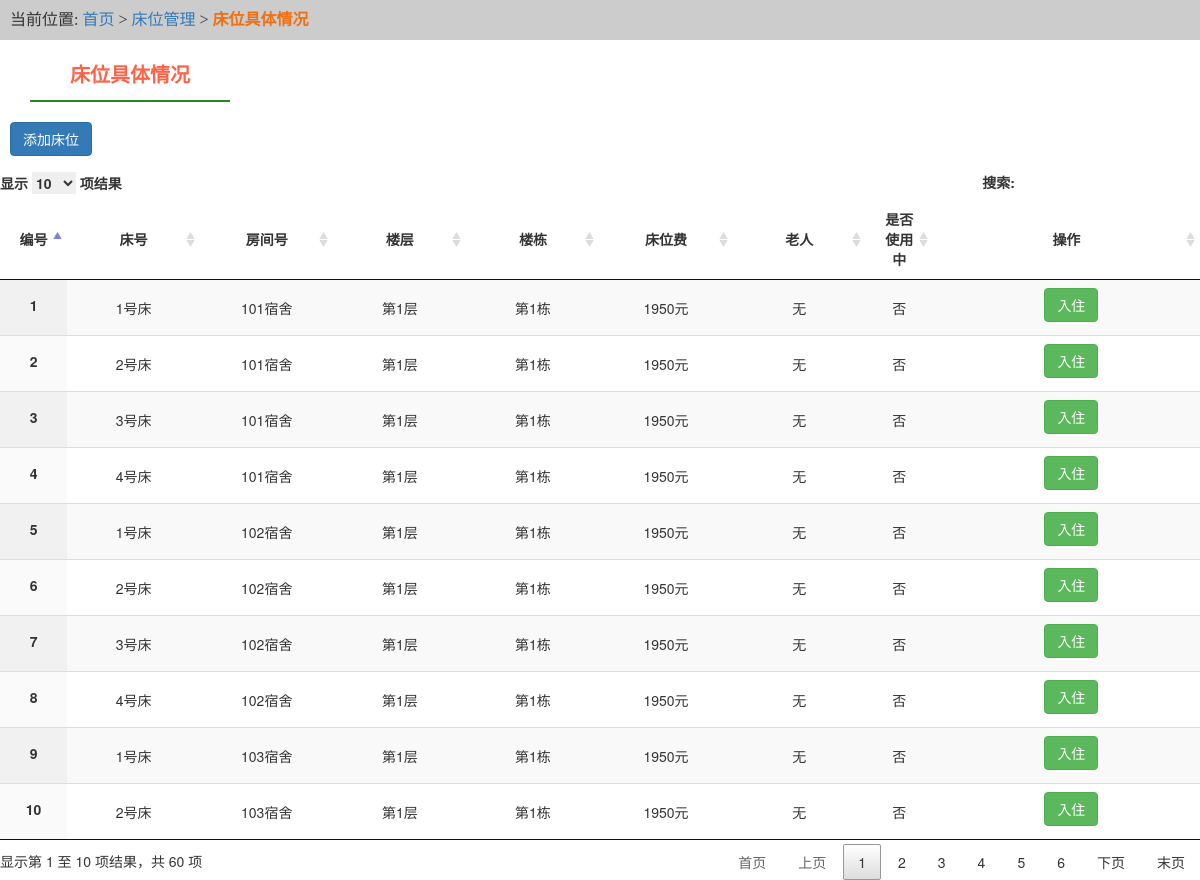
The page /admin/listBed.php on the database its author committed.
### tables this page shows
CREATE TABLE `bed` (
  `id` int(10) UNSIGNED NOT NULL,
  `bed_id` int(10) NOT NULL,
  `room_id` int(10) DEFAULT NULL,
  `floor_id` int(10) DEFAULT NULL,
  `building_id` varchar(10) DEFAULT NULL,
  `charge` int(10) DEFAULT NULL,
  `user_id` int(10) DEFAULT NULL,
  `is_used` tinyint(1) DEFAULT '0'
);

### lib/mysql.php (called while the page is built, shortened)
<?php
function fetchAll($sql,$result_type=MYSQL_ASSOC){
	$result=mysql_query($sql);
	while(@$row=mysql_fetch_array($result,$result_type)){
		$rows[]=$row;
	}
	return $rows;
}

### admin/listBed.php (the view, shortened to what this page needs)
<?php
$sql = "select b.*,u.u_name from bed as b left join users u on b.user_id=u.id order by id asc";
$rows = fetchAll($sql);
?>
<!DOCTYPE html>
<html>
<head>
<link rel="stylesheet" type="text/css" href="css/reset.css">
<link rel="stylesheet" type="text/css" href="css/backstage.css">
<link rel="stylesheet" type="text/css" href="../css/bootstrap.min.css">
<link rel="stylesheet" charset="utf8" href="../plugins/DataTables-1.10.13/media/css/jquery.dataTables.css" />
</head>
<body>
<div class="location">
	当前位置:&nbsp;<a id="first" href="main.php">首页</a>&nbsp;&gt;&nbsp;<a>床位管理</a>&nbsp;&gt;&nbsp;<a href="listBed.php" id="third">床位具体情况</a>
</div>
<h3 class="biaoti">床位具体情况</h3>
   <div class="details_operation clearfix">
            <div class="bui_select">
                <input type="button" value="添加床位" class="btn btn-primary"  onclick="addCost()">
            </div>
    </div>
  <table id="example" class="display" cellspacing="0" width="100%">
            <thead>
                <tr>
                    <th width="5%">编号</th>
                    <th width="10%">床号</th>
                    <th width="10%">房间号</th>
                    <th width="10%">楼层</th>
                    <th width="10%">楼栋</th>
                    <th width="10%">床位费</th>
                    <th width="10%">老人</th>
                    <th width="5%">是否使用中</th>
                    <th width="20%">操作</th>
                </tr>
            </thead>
            <tbody>
            <?php $i=1; foreach($rows as $row):?>
                <tr style="text-align: center;">
                    <td><label class="label_id"><?php echo $i;?></label></td>
                    <td><?php echo $row['bed_id']."号床"; ?></td>
                    <td><?php echo $row['room_id']."宿舍"; ?></td>
                    <td><?php echo "第".$row['floor_id']."层"; ?></td>
                    <td><?php echo "第".$row['building_id']."栋"; ?></td>
               		<td><?php echo $row['charge']."元"; ?></td>
               		<td><?php echo $row['u_name']?$row['u_name']:"无"; ?></td>
               		<td><?php echo $row['is_used']==0?"否":"已使用"; ?></td>
                    <td align="center">
                    	<?php if($row['is_used']==0): ?>
                    		<input type="button" value="入住" class="btn btn-success" onclick="editCost(<?php echo $row['id']; ?>)">
                    	<?php else:?>
                    		<input type="button" value="离开" class="btn btn-danger"  onclick="checkOut(<?php echo $row['user_id']; ?>)">
                    	<?php endif; ?>
                    </td>
                </tr>
                <?php $i++; endforeach; ?>
            </tbody>
        </table>
</body>
</html>

### admin/css/backstage.css (style rules this page uses)
body { background-color:#F5F5F5 ; overflow: hidden; }
.title,.location { font: 16px/2.5 "微软雅黑";padding: 0 10px;background-color: #ccc; }
.location,.biaoti { margin-bottom: 20px; }
.location #third { font-weight: bold; color: #F06F11; }
.biaoti { font: 20px/30px "微软雅黑"; font-weight: bold; color: #ff6347; text-align: center; margin-left: 30px; padding-bottom: 10px; width: 200px; border-bottom: 2px solid #228b22; }
.details_operation { margin-bottom: 20px; }
.bui_select { height: 30px; float: left; }
.label_id,.check { vertical-align: middle; }

### rows shown on the page
bed: bed "1", room "101", floor "1", building "1", charge "1950", is_used "否"
bed: bed "2", room "101", floor "1", building "1", charge "1950", is_used "否"
bed: bed "3", room "101", floor "1", building "1", charge "1950", is_used "否"
bed: bed "4", room "101", floor "1", building "1", charge "1950", is_used "否"
bed: bed "1", room "102", floor "1", building "1", charge "1950", is_used "否"
bed: bed "2", room "102", floor "1", building "1", charge "1950", is_used "否"
bed: bed "3", room "102", floor "1", building "1", charge "1950", is_used "否"
bed: bed "4", room "102", floor "1", building "1", charge "1950", is_used "否"
bed: bed "1", room "103", floor "1", building "1", charge "1950", is_used "否"
bed: bed "2", room "103", floor "1", building "1", charge "1950", is_used "否"
